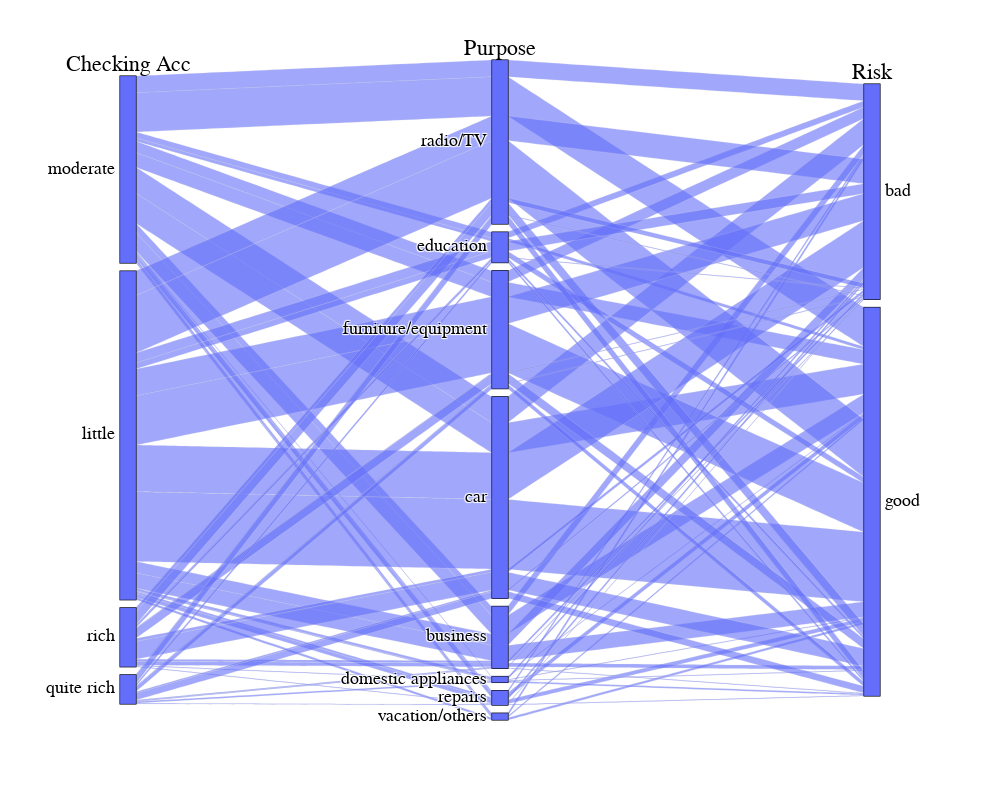

Notebook cell for this chart:
### Code cell
fignew=px.parallel_categories(empdf,
                          dimensions=['Checking Acc','Purpose','Risk'])
fignew.update_layout(autosize=True, width=1000, height=800,font=dict(
        family="Courier New, monospace",
        size=22,
        color="Black"
    ))
fignew.show()

### Figure 1 — Plotly figure (JSON) as saved in the notebook; plotly's stock layout.template omitted (floating-point values rounded to 4 significant figures; data arrays with more than 128 entries replaced by an {"elided": "..."} marker saying what was removed)
{"data": [{"dimensions": [{"label": "Checking Acc", "values": {"elided": "788 str values"}}, {"label": "Purpose", "values": {"elided": "788 str values"}}, {"label": "Risk", "values": {"elided": "788 str values"}}], "domain": {"x": [0, 1], "y": [0, 1]}, "name": "", "type": "parcats"}], "layout": {"autosize": true, "font": {"color": "Black", "family": "Courier New, monospace", "size": 22}, "height": 800, "legend": {"tracegroupgap": 0}, "margin": {"t": 60}, "width": 1000}}
